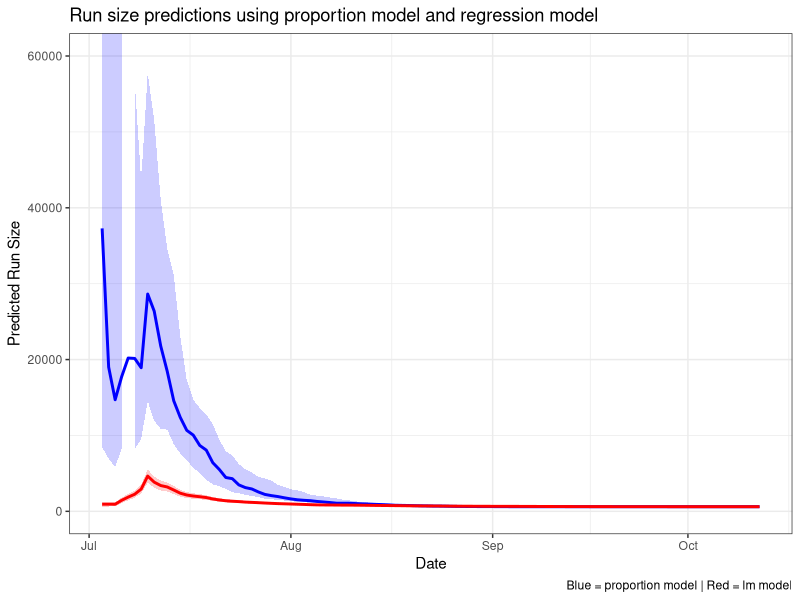
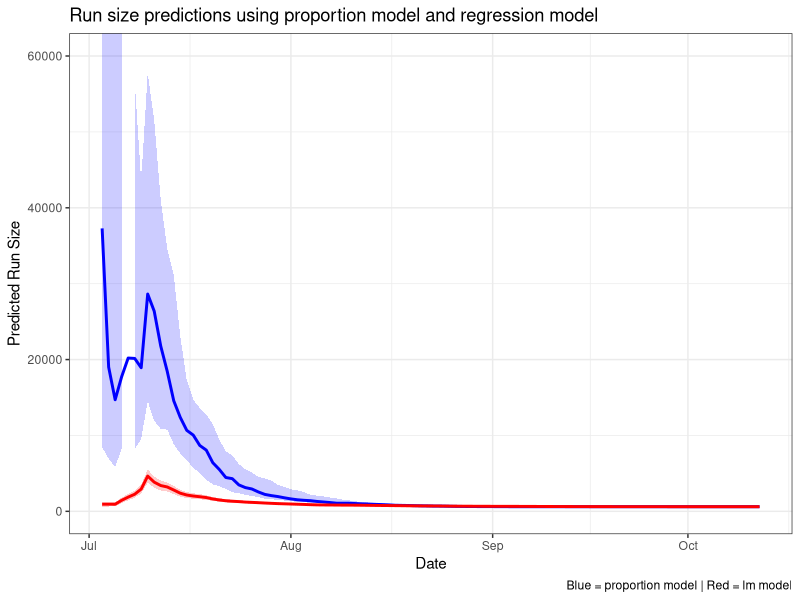

These charts were generated, in order, by the following R code:
library(data.table)
library(tidyverse)
library(ggpubr)

options(scipen=1000)

current.index <- 42.44
multiplier <- 245
todate<-as.Date("2025-08-28")
todate.label<-"August 28"

daily <- fread("data/common/tyee_daily_indices_steelhead_1956-2024.csv", header = TRUE)

index_2025 <- fread("data/current_year/tyee data 2025.csv", header = TRUE) %>%
  select(c(Date, steelhead)) %>%
  rename("2025" = steelhead)

# add 2025 index values to common data
data <- left_join(daily, index_2025, by = "Date")

data <- data %>%
  mutate_if(is.character, as.numeric) %>%
  pivot_longer(`1956`:`2025`, names_to="Year", values_to="Index") %>%
  mutate(Year = as.numeric(Year)) %>%
  group_by(Year) %>%
  mutate(Index = replace_na(Index,0),
         CumIndex = cumsum(Index),
         Fish = Index*multiplier,
         CumFish = CumIndex*multiplier,
         FinalIndex = sum(Index,na.rm=TRUE),
         FinalFish = sum(Fish,na.rm=TRUE),
         p = CumIndex/FinalIndex,
         isittoday=ifelse(Date==todate,"today","nottoday"))

# storage dataframe
results <- data.frame(Date=as.Date(character()),
                      med=double(), p25=double(), p75=double(),
                      medFish=double(), p25Fish=double(), p75Fish=double(),
                      r2=double(), pval=double(),
                      lm_med=double(), lm_p25=double(), lm_p75=double(),
                      stringsAsFactors=FALSE)

# Loop across each day starting July 3

dates2025 <- unique(data$Date[format(data$Date, "%Y")=="2025"])
dates2025 <- sort(dates2025)
dates2025 <- dates2025[dates2025 >= as.Date("2025-07-03")]


todate


for (todate in dates2025) {
  
  todays.data <- data %>%
    filter(Date == todate)
  
  # get the cumulative 2025 index up to this date
  current.index <- todays.data %>% 
    filter(Year == 2025) %>% 
    pull(CumIndex)
  
  # proportion model
  med.today <- round(median(todays.data$p, na.rm=TRUE), 5)
  p25 <- round(quantile(todays.data$p, .25, na.rm=TRUE), 5)
  p75 <- round(quantile(todays.data$p, .75, na.rm=TRUE), 5)
  
  med.fish <- round(multiplier * current.index / med.today, 0)
  p25.fish <- round(multiplier * current.index / p25, 0)
  p75.fish <- round(multiplier * current.index / p75, 0)
  
  # lm model
  dat <- data.frame(count = todays.data$CumIndex, final = todays.data$FinalIndex)
  m <- lm(final ~ count, data = dat)
  
  s <- summary(m)
  r2 <- s$r.squared
  pval <- coef(s)[2,4]
  
  # predicted final fish for *current cumulative count*
  currentx <- current.index * multiplier
  pred_current <- predict(
    m, 
    newdata = data.frame(count = currentx),
    interval = "prediction",
    level = 0.75
  )
  
  med.lm <- pred_current[1,"fit"]
  p25.lm <- pred_current[1,"lwr"]
  p75.lm <- pred_current[1,"upr"]
  
  # store results
  results <- rbind(results, data.frame(
    Date = as.Date(todate),
    med = med.today,
    p25 = p25,
    p75 = p75,
    medFish = med.fish,
    p25Fish = p25.fish,
    p75Fish = p75.fish,
    r2 = round(r2, 3),
    pval = round(pval, 5),
    lm_med = round(med.lm, 0),
    lm_p25 = round(p25.lm, 0),
    lm_p75 = round(p75.lm, 0)
  ))
}


#plot
results$Date <- as.Date(results$Date)

# Scale proportion model to run size
# (assuming FinalIndex is the final run size from your dataset)
final_run_size <- max(data$FinalFish, na.rm=TRUE)

plot_data <- results %>%
  mutate(
    med_prop_scaled = medFish,
    p25_prop_scaled = p25Fish,
    p75_prop_scaled = p75Fish,
    med_lm_scaled = lm_med * final_run_size,
    p25_lm_scaled = lm_p25 * final_run_size,
    p75_lm_scaled = lm_p75 * final_run_size
  )


ggplot(plot_data, aes(x=Date)) +
  # # Proportion model (blue)
  geom_ribbon(aes(ymin=p25_prop_scaled, ymax=p75_prop_scaled),
               fill="blue", alpha=0.2) +
  geom_line(aes(y=med_prop_scaled), color="blue", size=1) +

  # Regression model (red)
  geom_ribbon(aes(ymin=lm_p25, ymax=lm_p75),
              fill="red", alpha=0.2) +
  geom_line(aes(y=lm_med), color="red", size=1) +

  labs(title="Run size predictions using proportion model and regression model",
       y="Predicted Run Size",
       caption="Blue = proportion model | Red = lm model") +
  ylim(0,60000)+
  theme_bw()


ggsave("steelhead/model outputs lm and proportion model with uncertainty.png",
       units="in",dpi=300,height=6,width=6)
